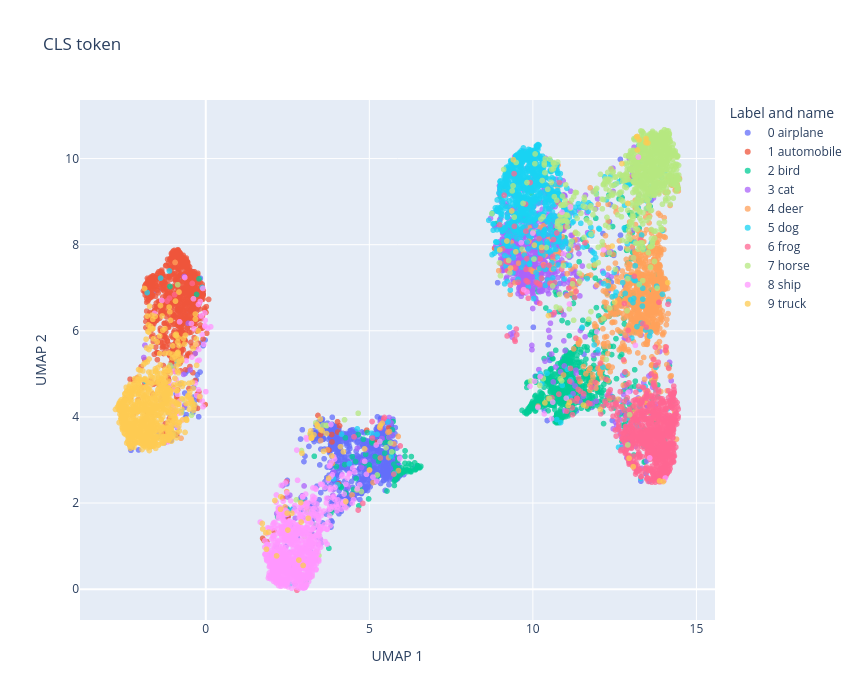

The notebook cell saved with this chart:
### Markdown cell above
The class token on its own. Same UMAP coordinates as the first panel above.

### Code cell
cls_frame = pd.DataFrame({
    "umap_1": coords["CLS token"][:, 0],
    "umap_2": coords["CLS token"][:, 1],
    "label": labels.astype(int),
    "class_name": class_name,
})
cls_fig = px.scatter(
    cls_frame,
    x="umap_1",
    y="umap_2",
    color="class_name",
    category_orders={"class_name": class_order},
    color_discrete_sequence=CLASS_COLORS,
    hover_data={"label": True, "class_name": True, "umap_1": ":.2f", "umap_2": ":.2f"},
    labels={"umap_1": "UMAP 1", "umap_2": "UMAP 2", "class_name": "Class"},
    title="CLS token",
)
cls_fig.update_traces(marker=dict(size=6, opacity=0.75))
cls_fig.update_layout(
    legend=dict(title="Label and name", orientation="v"),
    width=860,
    height=700,
)
cls_fig.show()

### Figure 1 — Plotly figure (JSON) as saved in the notebook; plotly's stock layout.template omitted (floating-point values rounded to 4 significant figures; data arrays with more than 128 entries replaced by an {"elided": "..."} marker saying what was removed)
{"data": [{"customdata": {"elided": "1000x2 mixed values"}, "hovertemplate": "Class=%{customdata[1]}<br>UMAP 1=%{x:.2f}<br>UMAP 2=%{y:.2f}<br>label=%{customdata[0]}<extra></extra>", "legendgroup": "0 airplane", "marker": {"color": "#636EFA", "opacity": 0.75, "size": 6, "symbol": "circle"}, "mode": "markers", "name": "0 airplane", "showlegend": true, "type": "scattergl", "x": {"elided": "1000 float values"}, "xaxis": "x", "y": {"elided": "1000 float values"}, "yaxis": "y"}, {"customdata": {"elided": "1000x2 mixed values"}, "hovertemplate": "Class=%{customdata[1]}<br>UMAP 1=%{x:.2f}<br>UMAP 2=%{y:.2f}<br>label=%{customdata[0]}<extra></extra>", "legendgroup": "1 automobile", "marker": {"color": "#EF553B", "opacity": 0.75, "size": 6, "symbol": "circle"}, "mode": "markers", "name": "1 automobile", "showlegend": true, "type": "scattergl", "x": {"elided": "1000 float values"}, "xaxis": "x", "y": {"elided": "1000 float values"}, "yaxis": "y"}, {"customdata": {"elided": "1000x2 mixed values"}, "hovertemplate": "Class=%{customdata[1]}<br>UMAP 1=%{x:.2f}<br>UMAP 2=%{y:.2f}<br>label=%{customdata[0]}<extra></extra>", "legendgroup": "2 bird", "marker": {"color": "#00CC96", "opacity": 0.75, "size": 6, "symbol": "circle"}, "mode": "markers", "name": "2 bird", "showlegend": true, "type": "scattergl", "x": {"elided": "1000 float values"}, "xaxis": "x", "y": {"elided": "1000 float values"}, "yaxis": "y"}, {"customdata": {"elided": "1000x2 mixed values"}, "hovertemplate": "Class=%{customdata[1]}<br>UMAP 1=%{x:.2f}<br>UMAP 2=%{y:.2f}<br>label=%{customdata[0]}<extra></extra>", "legendgroup": "3 cat", "marker": {"color": "#AB63FA", "opacity": 0.75, "size": 6, "symbol": "circle"}, "mode": "markers", "name": "3 cat", "showlegend": true, "type": "scattergl", "x": {"elided": "1000 float values"}, "xaxis": "x", "y": {"elided": "1000 float values"}, "yaxis": "y"}, {"customdata": {"elided": "1000x2 mixed values"}, "hovertemplate": "Class=%{customdata[1]}<br>UMAP 1=%{x:.2f}<br>UMAP 2=%{y:.2f}<br>label=%{customdata[0]}<extra></extra>", "legendgroup": "4 deer", "marker": {"color": "#FFA15A", "opacity": 0.75, "size": 6, "symbol": "circle"}, "mode": "markers", "name": "4 deer", "showlegend": true, "type": "scattergl", "x": {"elided": "1000 float values"}, "xaxis": "x", "y": {"elided": "1000 float values"}, "yaxis": "y"}, {"customdata": {"elided": "1000x2 mixed values"}, "hovertemplate": "Class=%{customdata[1]}<br>UMAP 1=%{x:.2f}<br>UMAP 2=%{y:.2f}<br>label=%{customdata[0]}<extra></extra>", "legendgroup": "5 dog", "marker": {"color": "#19D3F3", "opacity": 0.75, "size": 6, "symbol": "circle"}, "mode": "markers", "name": "5 dog", "showlegend": true, "type": "scattergl", "x": {"elided": "1000 float values"}, "xaxis": "x", "y": {"elided": "1000 float values"}, "yaxis": "y"}, {"customdata": {"elided": "1000x2 mixed values"}, "hovertemplate": "Class=%{customdata[1]}<br>UMAP 1=%{x:.2f}<br>UMAP 2=%{y:.2f}<br>label=%{customdata[0]}<extra></extra>", "legendgroup": "6 frog", "marker": {"color": "#FF6692", "opacity": 0.75, "size": 6, "symbol": "circle"}, "mode": "markers", "name": "6 frog", "showlegend": true, "type": "scattergl", "x": {"elided": "1000 float values"}, "xaxis": "x", "y": {"elided": "1000 float values"}, "yaxis": "y"}, {"customdata": {"elided": "1000x2 mixed values"}, "hovertemplate": "Class=%{customdata[1]}<br>UMAP 1=%{x:.2f}<br>UMAP 2=%{y:.2f}<br>label=%{customdata[0]}<extra></extra>", "legendgroup": "7 horse", "marker": {"color": "#B6E880", "opacity": 0.75, "size": 6, "symbol": "circle"}, "mode": "markers", "name": "7 horse", "showlegend": true, "type": "scattergl", "x": {"elided": "1000 float values"}, "xaxis": "x", "y": {"elided": "1000 float values"}, "yaxis": "y"}, {"customdata": {"elided": "1000x2 mixed values"}, "hovertemplate": "Class=%{customdata[1]}<br>UMAP 1=%{x:.2f}<br>UMAP 2=%{y:.2f}<br>label=%{customdata[0]}<extra></extra>", "legendgroup": "8 ship", "marker": {"color": "#FF97FF", "opacity": 0.75, "size": 6, "symbol": "circle"}, "mode": "markers", "name": "8 ship", "showlegend": true, "type": "scattergl", "x": {"elided": "1000 float values"}, "xaxis": "x", "y": {"elided": "1000 float values"}, "yaxis": "y"}, {"customdata": {"elided": "1000x2 mixed values"}, "hovertemplate": "Class=%{customdata[1]}<br>UMAP 1=%{x:.2f}<br>UMAP 2=%{y:.2f}<br>label=%{customdata[0]}<extra></extra>", "legendgroup": "9 truck", "marker": {"color": "#FECB52", "opacity": 0.75, "size": 6, "symbol": "circle"}, "mode": "markers", "name": "9 truck", "showlegend": true, "type": "scattergl", "x": {"elided": "1000 float values"}, "xaxis": "x", "y": {"elided": "1000 float values"}, "yaxis": "y"}], "layout": {"height": 700, "legend": {"orientation": "v", "title": {"text": "Label and name"}, "tracegroupgap": 0}, "title": {"text": "CLS token"}, "width": 860, "xaxis": {"anchor": "y", "domain": [0, 1], "title": {"text": "UMAP 1"}}, "yaxis": {"anchor": "x", "domain": [0, 1], "title": {"text": "UMAP 2"}}}}
